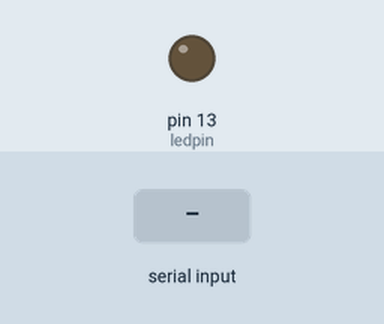
This sketch was run on a simulated Arduino Uno, built with avr-gcc and run on an emulated ATmega328P. Parts: output pins drawn as LEDs (lit = HIGH). The test bench sets the inputs (shaded band).

Above: at 1.2 s.
1.3 s: "A" received over Serial
At 1.6 s:
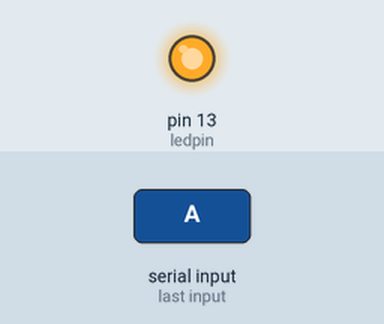
2.8 s: "B" received over Serial
At 3.9 s:
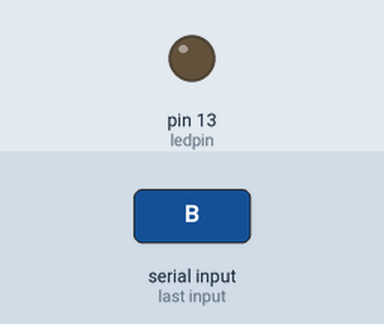
Timing chart, 0 to 5.8 s (numbered marks = the images above; inputs shaded):
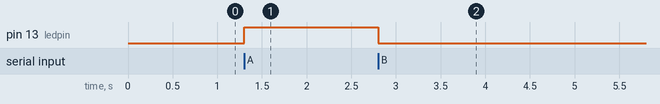

Measured:
- after the input at 1.3 s, pin 13 (ledpin): LOW → HIGH at once
- after the input at 2.8 s, pin 13 (ledpin): HIGH → LOW at once

The sketch:

serial-input.ino
```cpp
int ledpin=13;

void setup() {
  // put your setup code here, to run once:
pinMode(ledpin,OUTPUT);
Serial.begin(9600);

}

void loop() {
  // put your main code here, to run repeatedly:
  if (Serial.available()>0)
  {
    char x= Serial.read();
  if(x=='A')
  digitalWrite(ledpin,HIGH);
  else if (x=='B')
  digitalWrite(ledpin,LOW);
  }

}
```
